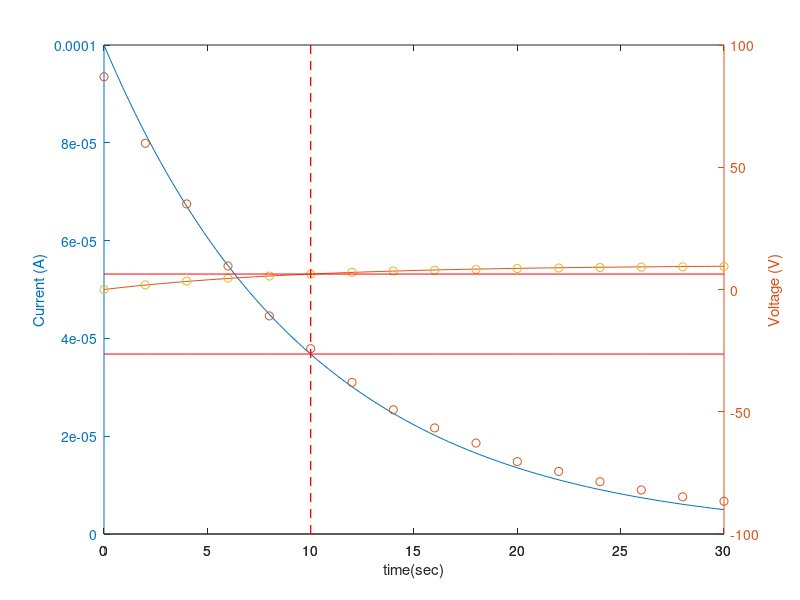

This figure's MATLAB source: (Note: this script raises an error after producing the figure.)
% in Charge


clc;
clear all;
close all;

V0 = 10;

DV = @(t,R,C) V0*(1-exp(-1.*t/(R*C)));
I = @(t,R,C) (V0/R).*exp((-1.*t)/(R*C));


expnum = 4;
charttitle = ['Exp '  num2str(expnum) ' Charge'];

element = [
    100 200
    330 200
    330 100
    100 100
    ];

element(:,1) = element(:,1)*(10^(-6));
element(:,2) = element(:,2)*(10^(3));

% 1 : C 100 micro , R 200 kilo
% 
% 2 : C 330 micro , R 200 kilo
% 
% 3 : C 330 micro , R 100 kilo
% 
% 4 : C 100 micro , R 100 kilo
% 

C = element(expnum,1);
R = element(expnum,2);


%Time, Current, Voltage
Data = [
0	93.5	0
2	79.9	1.88
4	67.5	3.43
6	54.8	4.67
8	44.6	5.48
10	37.9	6.32
12	31.0	7.00
14	25.4	7.55
16	21.7	7.91
18	18.6	8.21
20	14.8	8.57
22	12.8	8.79
24	10.7	8.99
26	9.0	9.16
28	7.6	9.27
30	6.7	9.39
]

Data(:,2) = (10^(-6))* Data(:,2);

tp = linspace(min(Data(:,1)),max(Data(:,1)),100);




figure



plotLx = [tp'];
plotLy = [I(tp,R,C)];
plotRx = [tp'];
plotRy = [DV(tp,R,C)'];

[HAx,Line1,Line2] = plotyy(plotLx,plotLy,plotRx,plotRy);


xlabel('time(sec)')

ylabel(HAx(1),'Current (A)')
ylabel(HAx(2),'Voltage (V)')


hold(HAx(1),'on')
hold(HAx(2),'on')

Iplot = plot(HAx(1),Data(:,1),Data(:,2),'o');
Vplot = plot(HAx(2),Data(:,1),Data(:,3),'o');

vhorzplot = plot(HAx(2),Data(:,1),0.632*V0*ones(size(Data(:,1))),'r');
tVertplot = plot(HAx(2),R*C(ones(2)),[-100 100],'r');
%tVertplot = plot(HAx(2),R*C(ones(2)),[min(Data(:,3)) , max(Data(:,3))],'r')
set(tVertplot,'linestyle','--')


ihorzplot = plot(HAx(1),Data(:,1),(1-(0.632))*(V0/R)*ones(size(Data(:,1))),'r');

%plot(HAx(1),Data(:,1),(1-(0.632))*(max(Data(:,2)))*ones(size(Data(:,1))),'g')


f1 = fit(Data(:,1),Data(:,2),'exp1')
f2 = fit(Data(:,1),Data(:,3)-V0,'exp1')

plot(HAx(1),tp,f1(tp),'--')
plot(HAx(2),tp,f2(tp)+V0,'--')

title(charttitle)

hold(HAx(1),'off')
hold(HAx(2),'off')

hold off



% axis(HAx(2),'tight')
% axis(HAx(1),'tight')
